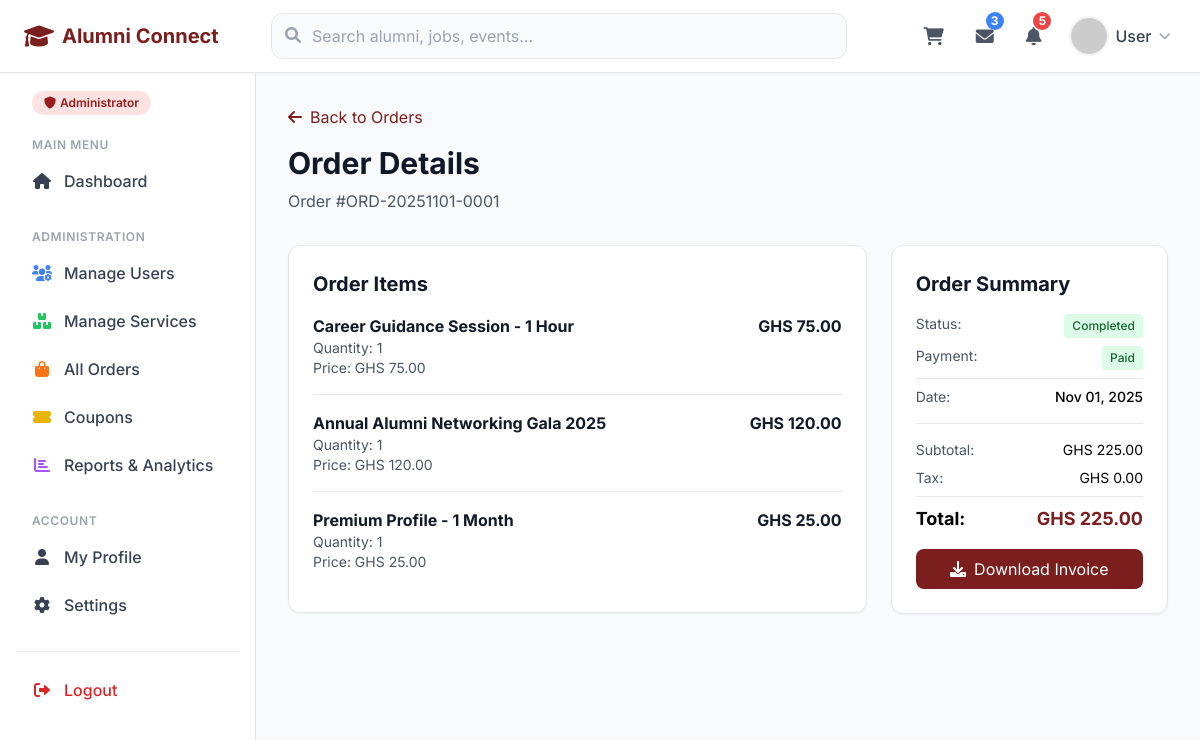
Screenshot of /views/order_details.php?order=ORD-20251101-0001 (signed in) with the database file from the repository.
### tables this page shows
CREATE TABLE `order_items` (
  `order_item_id` int(11) NOT NULL,
  `order_id` int(11) NOT NULL,
  `service_id` int(11) NOT NULL,
  `service_name` varchar(200) NOT NULL COMMENT 'Stored for historical record',
  `quantity` int(11) NOT NULL DEFAULT 1,
  `unit_price` decimal(10,2) NOT NULL,
  `total_price` decimal(10,2) NOT NULL,
  `selected_date` date DEFAULT NULL,
  `selected_time` time DEFAULT NULL,
  `special_requests` text DEFAULT NULL,
  `fulfillment_status` enum('pending','scheduled','completed','cancelled') DEFAULT 'pending',
  `date_created` timestamp NOT NULL DEFAULT current_timestamp()
);

CREATE TABLE `orders` (
  `order_id` int(11) NOT NULL,
  `order_number` varchar(50) NOT NULL,
  `user_id` int(11) NOT NULL,
  `total_amount` decimal(10,2) NOT NULL,
  `discount_amount` decimal(10,2) DEFAULT 0.00,
  `coupon_id` int(11) DEFAULT NULL,
  `coupon_code` varchar(50) DEFAULT NULL,
  `tax_amount` decimal(10,2) DEFAULT 0.00,
  `final_amount` decimal(10,2) NOT NULL,
  `order_status` enum('pending','processing','completed','cancelled','refunded') NOT NULL DEFAULT 'pending',
  `payment_status` enum('pending','paid','failed','refunded') NOT NULL DEFAULT 'pending',
  `payment_method` varchar(50) DEFAULT NULL,
  `payment_reference` varchar(100) DEFAULT NULL,
  `billing_name` varchar(200) DEFAULT NULL,
  `billing_email` varchar(150) DEFAULT NULL,
  `billing_phone` varchar(20) DEFAULT NULL,
  `notes` text DEFAULT NULL,
  `date_created` timestamp NOT NULL DEFAULT current_timestamp(),
  `date_updated` timestamp NULL DEFAULT NULL ON UPDATE current_timestamp()
);

### settings/db_class.php (called while the page is built, shortened)
<?php
if (!class_exists('db_connection')) {
    class db_connection
    {
        public $db = null;
        public $results = null;
        function db_connect()
        {
            $this->db = mysqli_connect(SERVER, USERNAME, PASSWD, DATABASE);
            if (mysqli_connect_errno()) {
                return false;
            } else {
                return true;
            }
        }
        function db_conn()
        {
            $this->db = mysqli_connect(SERVER, USERNAME, PASSWD, DATABASE);
            if (mysqli_connect_errno()) {
                return false;
            } else {
                return $this->db;
            }
        }
        function db_query($sqlQuery)
        {
            $this->results = mysqli_query($this->db, $sqlQuery);
            if ($this->results == false) {
                return false;
            } else {
                return true;
            }
        }
        function db_fetch_one($sql)
        {
            if (!$this->db_query($sql)) {
                return false;
            }
            return mysqli_fetch_assoc($this->results);
        }
        function db_fetch_all($sql)
        {
            if (!$this->db_query($sql)) {
                return false;
            }
            return mysqli_fetch_all($this->results, MYSQLI_ASSOC);
        }
    }
}

### classes/order_class.php (called while the page is built, shortened)
<?php
require_once(dirname(__FILE__).'/../settings/db_class.php');
class Order extends db_connection {
    public function getOrderByNumber($order_number) {
        $order_number = mysqli_real_escape_string($this->db_conn(), $order_number);
        $sql = "SELECT o.*, u.first_name, u.last_name, u.email
                FROM orders o
                INNER JOIN users u ON o.user_id = u.user_id
                WHERE o.order_number = '$order_number'";
        return $this->db_fetch_one($sql);
    }
    public function getOrderItems($order_id) {
        $order_id = intval($order_id);
        $sql = "SELECT * FROM order_items WHERE order_id = $order_id ORDER BY order_item_id";
        return $this->db_fetch_all($sql);
    }
}
?>

### views/order_details.php (the view, shortened to what this page needs)
<?php
$order_number = $_GET['order'] ?? null;
require_once(dirname(__FILE__).'/../classes/order_class.php');
$order_obj = new Order();
$order = $order_obj->getOrderByNumber($order_number);
$order_items = $order_obj->getOrderItems($order['order_id']);
?>
<!DOCTYPE html>
<html lang="en">
<head>
    <script src="https://cdn.tailwindcss.com"></script>
    <link rel="stylesheet" href="https://cdnjs.cloudflare.com/ajax/libs/font-awesome/6.0.0/css/all.min.css">
</head>
<body class="bg-gray-50">
    <?php include 'includes/navbar.php'; ?>
    <div class="flex">
        <?php include 'includes/sidebar.php'; ?>
        <main class="flex-1 p-6 lg:p-8">
            <div class="mb-8">
                <a href="orders.php" class="text-primary hover:underline mb-4 inline-block">
                    <i class="fas fa-arrow-left mr-2"></i>Back to Orders
                </a>
                <h1 class="text-3xl font-bold text-gray-900 mb-2">Order Details</h1>
                <p class="text-gray-600">Order #<?php echo htmlspecialchars($order_number); ?></p>
            </div>
            <div class="grid grid-cols-1 lg:grid-cols-3 gap-6">
                <div class="lg:col-span-2">
                    <div class="bg-white rounded-xl shadow-sm border border-gray-200 p-6">
                        <h2 class="text-xl font-bold text-gray-900 mb-4">Order Items</h2>
                        <div class="space-y-4">
                            <?php foreach ($order_items as $item): ?>
                                <div class="flex gap-4 pb-4 border-b border-gray-200 last:border-0">
                                    <div class="flex-1">
                                        <h3 class="font-bold text-gray-900">
                                            <?php echo htmlspecialchars($item['service_name']); ?>
                                        </h3>
                                        <p class="text-sm text-gray-600">
                                            Quantity: <?php echo $item['quantity']; ?>
                                        </p>
                                        <p class="text-sm text-gray-600">
                                            Price: GHS <?php echo number_format($item['unit_price'] ?? $item['price'] ?? 0, 2); ?>
                                        </p>
                                    </div>
                                    <div class="text-right">
                                        <p class="font-bold text-gray-900">
                                            GHS <?php echo number_format($item['total_price'] ?? (($item['unit_price'] ?? $item['price'] ?? 0) * $item['quantity']), 2); ?>
                                        </p>
                                    </div>
                                </div>
                            <?php endforeach; ?>
                        </div>
                    </div>
                </div>
                <div class="lg:col-span-1">
                    <div class="bg-white rounded-xl shadow-sm border border-gray-200 p-6 space-y-4">
                        <h2 class="text-xl font-bold text-gray-900">Order Summary</h2>
                        <div class="space-y-2 text-sm">
                            <div class="flex justify-between">
                                <span class="text-gray-600">Status:</span>
                                <span class="font-medium px-2 py-1 rounded text-xs
                                    <?php
                                        echo $order['order_status'] === 'pending' ? 'bg-yellow-100 text-yellow-800' :
                                             ($order['order_status'] === 'processing' ? 'bg-blue-100 text-blue-800' :
                                             ($order['order_status'] === 'completed' ? 'bg-green-100 text-green-800' : 'bg-red-100 text-red-800'));
                                    ?>">
                                    <?php echo ucfirst($order['order_status']); ?>
                                </span>
                            </div>
                            <div class="flex justify-between">
                                <span class="text-gray-600">Payment:</span>
                                <span class="font-medium px-2 py-1 rounded text-xs
                                    <?php echo $order['payment_status'] === 'paid' ? 'bg-green-100 text-green-800' : 'bg-red-100 text-red-800'; ?>">
                                    <?php echo ucfirst($order['payment_status']); ?>
                                </span>
                            </div>
                            <div class="flex justify-between pt-2 border-t">
                                <span class="text-gray-600">Date:</span>
                                <span class="font-medium"><?php echo date('M d, Y', strtotime($order['date_created'] ?? $order['order_date'] ?? 'now')); ?></span>
                            </div>
                        </div>
                        <div class="border-t border-gray-200 pt-4 space-y-2">
                            <div class="flex justify-between text-sm">
                                <span class="text-gray-600">Subtotal:</span>
                                <span>GHS <?php echo number_format($order['total_amount'] ?? 0, 2); ?></span>
                            </div>
                            <div class="flex justify-between text-sm">
                                <span class="text-gray-600">Tax:</span>
                                <span>GHS <?php echo number_format($order['tax_amount'] ?? 0, 2); ?></span>
                            </div>
                            <div class="flex justify-between text-lg font-bold border-t pt-2">
                                <span>Total:</span>
                                <span class="text-primary">GHS <?php echo number_format($order['final_amount'] ?? 0, 2); ?></span>
                            </div>
                        </div>
                        <?php if ($order['payment_status'] === 'paid'): ?>
                            <a href="invoice.php?order=<?php echo $order_number; ?>"
                               class="block w-full text-center px-4 py-2 bg-primary text-white rounded-lg hover:bg-primary/90 transition-colors">
                                <i class="fas fa-download mr-2"></i>Download Invoice
                            </a>
                        <?php endif; ?>
                    </div>
                </div>
            </div>
        </main>
    </div>
</body>
</html>

### views/order_details.php (style rules this page uses)
body { font-family: 'Inter', sans-serif; }

### rows the page displays
order_items: service_name "Career Guidance Session - 1 Hour", quantity "1", unit_price "75.00", total_price "75.00"
order_items: service_name "Annual Alumni Networking Gala 2025", quantity "1", unit_price "120.00", total_price "120.00"
order_items: service_name "Premium Profile - 1 Month", quantity "1", unit_price "25.00", total_price "25.00"
orders: order_status "Completed", payment_status "Paid", date_created "Nov 01, 2025", total_amount "225.00", tax_amount "0.00", final_amount "225.00"

### other values shown
$user_name "User"
$order_number "ORD-20251101-0001"
